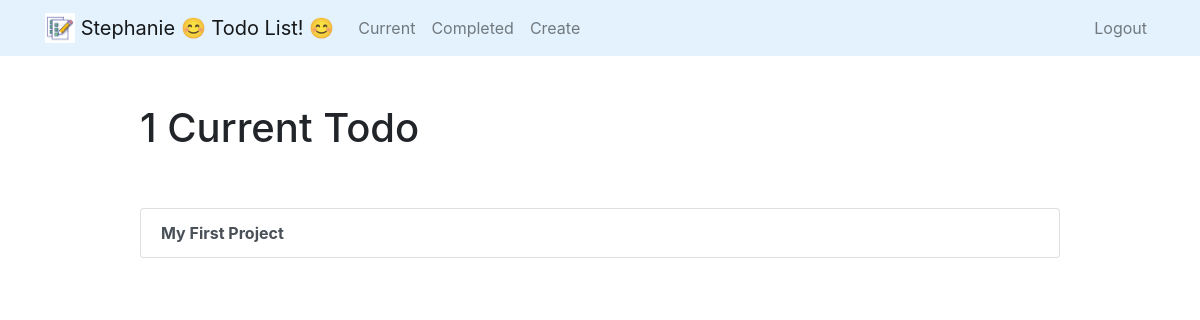
Before: /current/ (signed in) with the older database file.
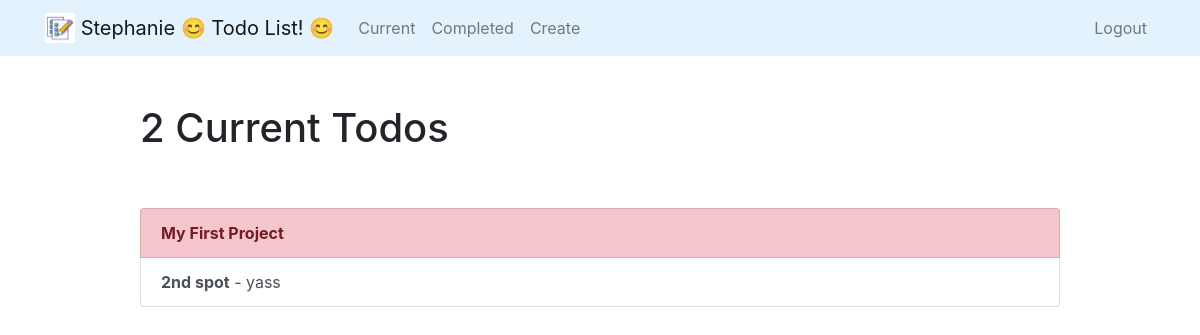
After: the same page with the newer database file.
### todo/models.py (models this page shows, shortened)
class Todo(models.Model):
    title = models.CharField(max_length=100)
    memo = models.TextField(blank=True)
    created = models.DateTimeField(auto_now_add=True)
    datecompleted = models.DateTimeField(null=True, blank=True)
    important = models.BooleanField(default=False)
    user = models.ForeignKey(User, on_delete=models.CASCADE)

### todo/views.py (the view)
# urls.py: path('current/', views.currenttodos, name='currenttodos'),
@login_required
def currenttodos(request):
    todos = Todo.objects.filter(user=request.user, datecompleted__isnull=True)
    return render(request, 'todo/currenttodos.html', {'todos': todos})

### todo/templates/todo/currenttodos.html
{% extends "todo/base.html" %} {% block content %}
<div class="row justify-content-center mt-5">
  <div class="col-md-10">
    {% if todos %}
    <h1>{{ todos.count }} Current Todo{{ todos.count|pluralize }}</h1>
    {% else %}
    <h1>Current Todos</h1>
    {% endif %}
  </div>
</div>
<div class="row justify-content-center mt-5">
  <div class="col-md-10">
    {% if todos %}
    <div class="list-group">
      {% for todo in todos %}
      <a
        href="{% url 'viewtodo' todo.id %}"
        class="list-group-item list-group-item-action{% if todo.important %} list-group-item-danger{% endif %}"
        ><b>{{ todo.title }}</b>{% if todo.memo %} - {{ todo.memo|truncatechars:30 }}{% endif %}</a
      >
      {% endfor %}
    </div>
    {% else %}
    <div class="text-center">
      <h2>Looks like you don't have any todos! Nice work.</h2>
      <br />
      <a role="button" class="btn btn-primary" href="{% url 'createtodo' %}">New Todo</a>
    </div>
    {% endif %}
  </div>
</div>
{% endblock %}

### todo/templates/todo/base.html (shortened to what this page needs)
{% load static %}
<!DOCTYPE html>
<html lang="en">
  <head>
    <link
      rel="stylesheet"
      href="https://stackpath.bootstrapcdn.com/bootstrap/4.4.1/css/bootstrap.min.css"
    />
  </head>
  <body>
    <nav class="navbar navbar-expand-md navbar-light" style="background-color: #e3f2fd">
      <div class="container">
        <a class="navbar-brand" href="{% url 'home' %}">
          <img
            src="{% static 'todo/todolistpic.jpg' %}"
            width="30"
            height="30"
            class="d-inline-block align-top"
            alt="Stephanie's
          Logo"
          />
          <span>{{user.username|capfirst }} 😊 Todo List! 😊 </span>
        </a>
        <div class="collapse navbar-collapse" id="navbarNav">
          {% if user.is_authenticated %}
          <ul class="navbar-nav mr-auto">
            <li class="nav-item" {{ current }}>
              <a class="nav-link" href="{% url 'currenttodos'%}">Current</a>
            </li>
            <li class="nav-item" {{ completed }}>
              <a class="nav-link" href="{% url 'completedtodos'%}">Completed</a>
            </li>
            <li class="nav-item" {{ create }}>
              <a class="nav-link" href="{% url 'createtodo'%}">Create</a>
            </li>
          </ul>
          {% endif %}
          <ul class="navbar-nav ml-auto">
            {% if user.is_authenticated %}
            <li class="nav-item">
              <a href="#" onclick="$('#signOutBtn').click()" class="nav-link">Logout</a>
            </li>
            {% endif %}
          </ul>
        </div>
      </div>
    </nav>
    <div class="container">{% block content %}{% endblock %}</div>
  </body>
</html>

Changed rows visible on the page:
changed Todo "My First Project": important False → True (drawn)
added Todo: title "2nd spot", memo "yass"
Other visible differences:
{{ todos.count }}: "1" → "2"
